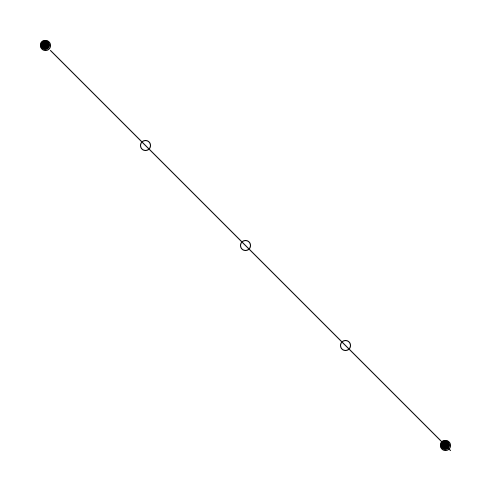
Frame 1 (no input)
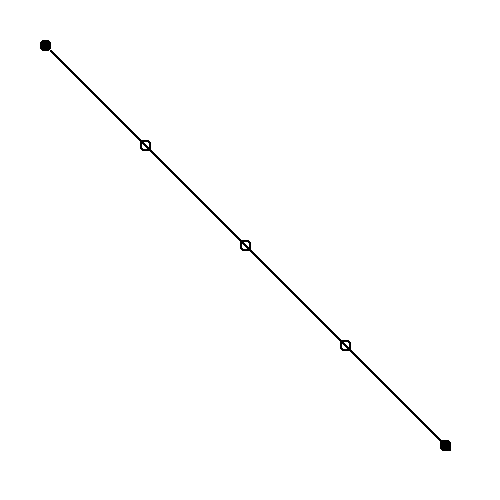
Frame 60 (the mouse pressed at the canvas centre just before this capture)
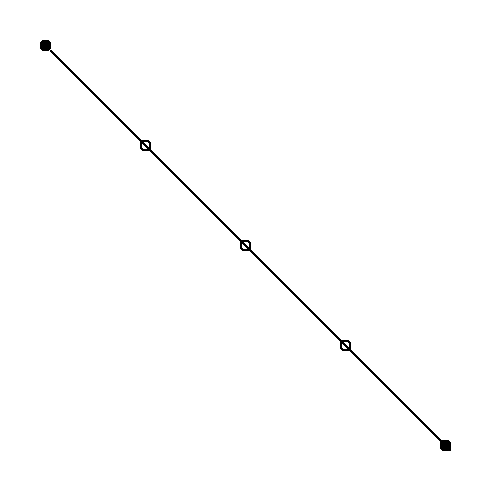
Frame 120 (the mouse held since frame 60 and released just before this capture)

The Processing sketch that drew these frames (run headless with seeded random() and noise(); from frame 60 on, the mouse is pressed at the canvas centre):

// Processing sketch: subdivision
// ── subdivision.pde
float x0=50;
float y0=50;
float x1=450;
float y1=450;
int num=4;
void setup(){
  size(500,500);
  background(255);
}
void draw(){
  line(x0,y0,x1,y1);
  fill(0);
  ellipse(x0-5,y0-5,10,10);
  ellipse(x1-5,y1-5,10,10);
  noFill();
  for(int i=1; i<num; i++){
    float x=(x1*i + x0*(num-i))/num;
    float y=(y1*i + y0*(num-i))/num;
    ellipse(x-5,y-5,10,10);
  }
}
